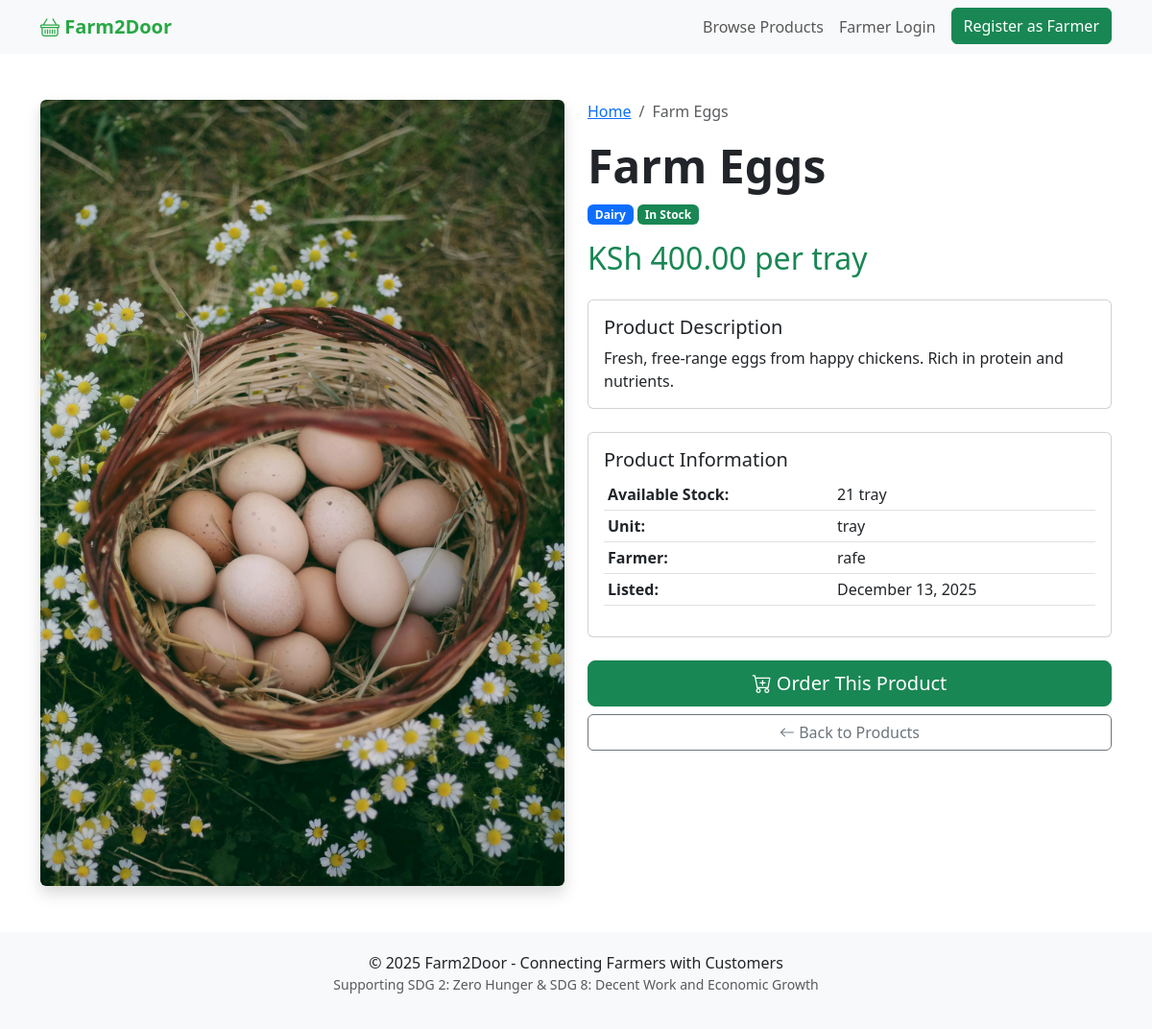
/product/9/, run on an earlier commit of the app's database.
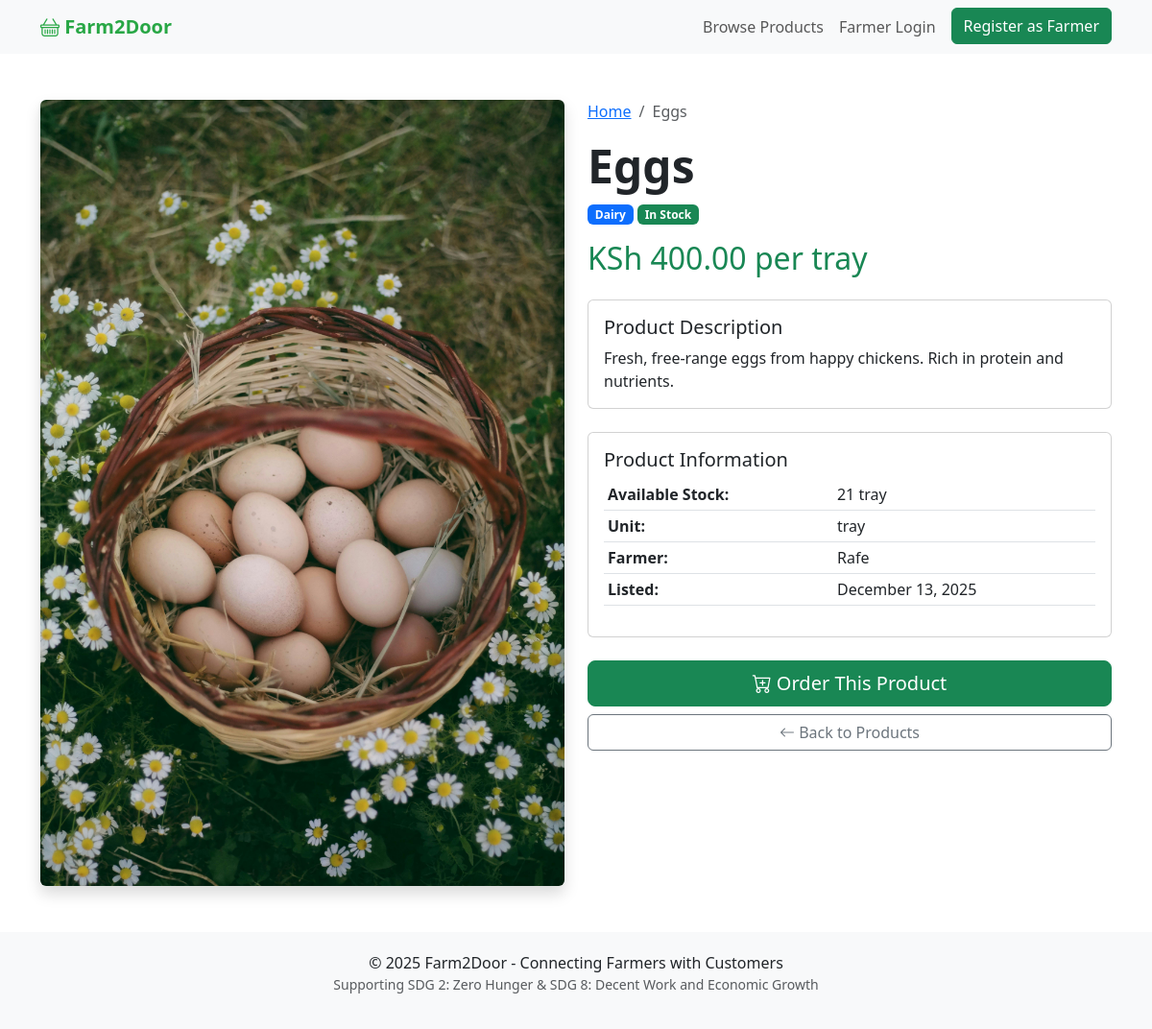
And on a later commit of the database.
### core/models.py (models this page shows, shortened)
class Product(models.Model):
    CATEGORY_CHOICES = [
        ('vegetables', 'Vegetables'),
        ('fruits', 'Fruits'),
        ('dairy', 'Dairy'),
        ('grains', 'Grains'),
        ('other', 'Other'),
    ]
    farmer = models.ForeignKey(User, on_delete=models.CASCADE)
    name = models.CharField(max_length=200)
    category = models.CharField(max_length=20, choices=CATEGORY_CHOICES)
    price = models.DecimalField(max_digits=10, decimal_places=2)
    unit = models.CharField(max_length=50, default='kg')  # kg, dozen, liters, etc.
    description = models.TextField()
    stock = models.IntegerField(default=0)
    image = models.ImageField(upload_to='products/', blank=True, null=True)
    created_at = models.DateTimeField(auto_now_add=True)
    updated_at = models.DateTimeField(auto_now=True)
    class Meta:
        ordering = ['-created_at']

### core/views.py (the view)
# urls.py: path('product/<int:pk>/', views.product_detail, name='product_detail'),
def product_detail(request, pk):
    product = get_object_or_404(Product, pk=pk)
    return render(request, 'product_detail.html', {'product': product})

### templates/product_detail.html (shortened to what this page needs)
{% extends 'base.html' %}
{% block content %}
<div class="container my-5">
    <div class="row">
        <div class="col-md-6">
            {% if product.image %}
                <img src="{{ product.image.url }}" class="img-fluid rounded shadow" alt="{{ product.name }}">
            {% else %}
                <div class="bg-secondary text-white d-flex align-items-center justify-content-center rounded shadow" style="height: 400px;">
                    <i class="bi bi-image" style="font-size: 5rem;"></i>
                </div>
            {% endif %}
        </div>
        <div class="col-md-6">
            <nav aria-label="breadcrumb">
                <ol class="breadcrumb">
                    <li class="breadcrumb-item"><a href="{% url 'home' %}">Home</a></li>
                    <li class="breadcrumb-item active">{{ product.name }}</li>
                </ol>
            </nav>
            <h1 class="display-5 fw-bold">{{ product.name }}</h1>
            <div class="mb-3">
                <span class="badge bg-primary">{{ product.get_category_display }}</span>
                {% if product.stock > 0 %}
                    <span class="badge bg-success">In Stock</span>
                {% else %}
                    <span class="badge bg-danger">Out of Stock</span>
                {% endif %}
            </div>
            <h2 class="text-success mb-4">KSh {{ product.price }} per {{ product.unit }}</h2>
            <div class="card mb-4">
                <div class="card-body">
                    <h5 class="card-title">Product Description</h5>
                    <p class="card-text">{{ product.description }}</p>
                </div>
            </div>
            <div class="card mb-4">
                <div class="card-body">
                    <h5 class="card-title">Product Information</h5>
                    <table class="table table-sm">
                        <tr>
                            <th>Available Stock:</th>
                            <td>{{ product.stock }} {{ product.unit }}</td>
                        </tr>
                        <tr>
                            <th>Unit:</th>
                            <td>{{ product.unit }}</td>
                        </tr>
                        <tr>
                            <th>Farmer:</th>
                            <td>{{ product.farmer.username }}</td>
                        </tr>
                        <tr>
                            <th>Listed:</th>
                            <td>{{ product.created_at|date:"F d, Y" }}</td>
                        </tr>
                    </table>
                </div>
            </div>
            <div class="d-grid gap-2">
                {% if product.stock > 0 %}
                    <a href="{% url 'place_order' product.pk %}" class="btn btn-success btn-lg">
                        <i class="bi bi-cart-plus"></i> Order This Product
                    </a>
                {% else %}
                    <button class="btn btn-secondary btn-lg" disabled>
                        <i class="bi bi-x-circle"></i> Currently Out of Stock
                    </button>
                {% endif %}
                <a href="{% url 'home' %}" class="btn btn-outline-secondary">
                    <i class="bi bi-arrow-left"></i> Back to Products
                </a>
            </div>
        </div>
    </div>
</div>
{% endblock %}

### templates/base.html (shortened to what this page needs)
<!DOCTYPE html>
<html lang="en">
<head>
    <link href="https://cdn.jsdelivr.net/npm/bootstrap@5.3.0/dist/css/bootstrap.min.css" rel="stylesheet">
    <link rel="stylesheet" href="https://cdn.jsdelivr.net/npm/bootstrap-icons@1.10.0/font/bootstrap-icons.css">
</head>
<body>
    <nav class="navbar navbar-expand-lg navbar-light bg-light">
        <div class="container">
            <a class="navbar-brand" href="{% url 'home' %}">
                <i class="bi bi-basket"></i> Farm2Door
            </a>
            <div class="collapse navbar-collapse" id="navbarNav">
                <ul class="navbar-nav ms-auto">
                    <li class="nav-item">
                        <a class="nav-link" href="{% url 'home' %}">Browse Products</a>
                    </li>
                    {% if user.is_authenticated %}
                        <li class="nav-item">
                            <a class="nav-link" href="{% url 'farmer_dashboard' %}">
                                <i class="bi bi-speedometer2"></i> Dashboard
                            </a>
                        </li>
                        <li class="nav-item dropdown">
                            <a class="nav-link dropdown-toggle" href="#" role="button" data-bs-toggle="dropdown">
                                <i class="bi bi-person-circle"></i> {{ user.username }}
                            </a>
                            <ul class="dropdown-menu">
                                <li><a class="dropdown-item" href="{% url 'add_product' %}">Add Product</a></li>
                                <li><hr class="dropdown-divider"></li>
                                <li><a class="dropdown-item" href="{% url 'logout' %}">Logout</a></li>
                            </ul>
                        </li>
                    {% else %}
                        <li class="nav-item">
                            <a class="nav-link" href="{% url 'login' %}">Farmer Login</a>
                        </li>
                        <li class="nav-item">
                            <a class="btn btn-success text-white ms-2" href="{% url 'signup' %}">
                                Register as Farmer
                            </a>
                        </li>
                    {% endif %}
                </ul>
            </div>
        </div>
    </nav>
    <div class="content">
        {% block content %}{% endblock %}
    </div>
    <footer class="mt-auto">
        <div class="container text-center">
            <p class="mb-0">&copy; 2025 Farm2Door - Connecting Farmers with Customers</p>
            <p class="text-muted small">Supporting SDG 2: Zero Hunger & SDG 8: Decent Work and Economic Growth</p>
        </div>
    </footer>
</body>
</html>

### templates/base.html (style rules this page uses)
body { min-height: 100vh; display: flex; flex-direction: column; }
.navbar-brand { font-weight: bold; color: #28a745 !important; }
.content { flex: 1; }
footer { background-color: #f8f9fa; padding: 20px 0; margin-top: 40px; }

What changed in the data, as far as the page shows it:
changed Product "tray": name "Farm Eggs" → "Eggs"; farmer.username "rafe" → "Rafe"
